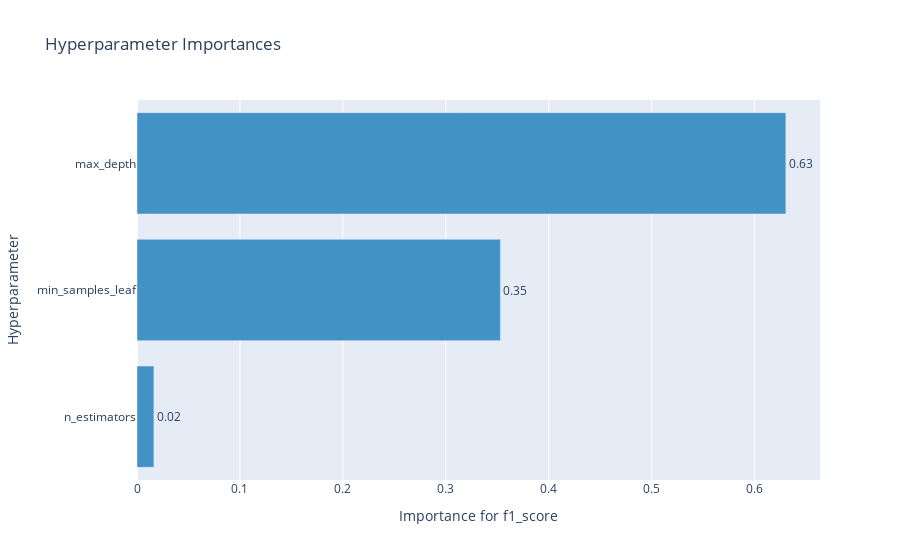

Write notebook code for a chart like this one.
### Markdown cell above
График важности гиперпараметров - помогает понять, какие гиперпараметры вносят больший вклад в минимизацию/максимизацию метрики.

### Code cell
optuna.visualization.plot_param_importances(study, target_name="f1_score")

### Figure 1 — Plotly figure (JSON) as saved in the notebook; plotly's stock layout.template omitted (floating-point values rounded to 4 significant figures)
{"data": [{"cliponaxis": false, "hovertemplate": ["n_estimators (IntDistribution): 0.016431216881584415<extra></extra>", "min_samples_leaf (IntDistribution): 0.35311469541655444<extra></extra>", "max_depth (IntDistribution): 0.6304540877018612<extra></extra>"], "marker": {"color": "rgb(66,146,198)"}, "orientation": "h", "text": ["0.02", "0.35", "0.63"], "textposition": "outside", "type": "bar", "x": [0.01643, 0.3531, 0.6305], "y": ["n_estimators", "min_samples_leaf", "max_depth"]}], "layout": {"showlegend": false, "title": {"text": "Hyperparameter Importances"}, "xaxis": {"title": {"text": "Importance for f1_score"}}, "yaxis": {"title": {"text": "Hyperparameter"}}}}
